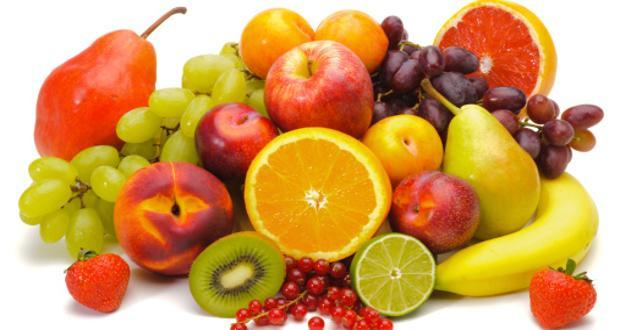
//> input picture StepperMotorControl/testCV/fruits.jpg, 620 x 330 px, given in place of the camera
$ ./cannyEdgeDetection   (built with g++ and OpenCV 4)
//> lines starting //> are read from the running program, lines starting //| are printed output that depends on the picture
#include <opencv.hpp>
#include <highgui.hpp>
#include <stdlib.h>
#include <stdio.h>

using namespace cv;
using namespace std;

/// Global variables

Mat src, src_gray;
Mat dst, detected_edges;

int edgeThresh = 1;
int lowThreshold;
int const max_lowThreshold = 100;
int ratio = 3;
int kernel_size = 3;
std::string window_name = "Edge Map";

/**
 * @function CannyThreshold
 * @brief Trackbar callback - Canny thresholds input with a ratio 1:3
 */
void CannyThreshold(int, void*)
{
  /// Reduce noise with a kernel 3x3
  blur( src_gray, detected_edges, Size(2,2) );

  /// Canny detector
  Canny( detected_edges, detected_edges, lowThreshold, lowThreshold*ratio, kernel_size );

  /// Using Canny's output as a mask, we display our result
  dst = Scalar::all(0);

  src.copyTo( dst, detected_edges);
  imshow("Original", src);
  imshow( window_name, dst );
 }


/** @function main */
int main(void)
{
  /// Load an image
  // src = imread( argv[1] );

  VideoCapture capture;
  capture.open(0);
  if(!capture.isOpened()){
    std::cout<<"ERROR ACQUIRING VIDEO FEED\n";
    getchar();
    return -1;
  }

  while(1){

    capture.read(src);
//> src is the input picture: 330 rows x 620 cols, CV_8UC3; mean B, G, R 91.9, 156.1, 209.8

    /// Create a matrix of the same type and size as src (for dst)
    dst.create( src.size(), src.type() );

    /// Convert the image to grayscale
    cvtColor( src, src_gray, CV_BGR2GRAY );
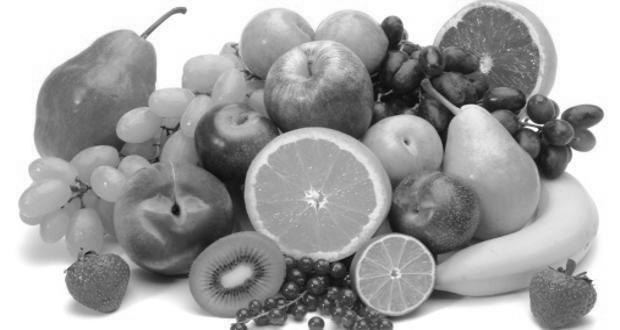
//> src_gray: 330 rows x 620 cols, CV_8UC1; min 9, max 255, mean 164.8

    /// Create a window
    namedWindow( window_name, CV_WINDOW_AUTOSIZE );

    /// Create a Trackbar for user to enter threshold
    createTrackbar( "Min Threshold:", window_name, &lowThreshold, max_lowThreshold, CannyThreshold );

    /// Show the image
    CannyThreshold(0, 0);
//> in CannyThreshold, `Canny( detected_edges, detected_edges, lowThreshold, lowThreshold*rati..`:
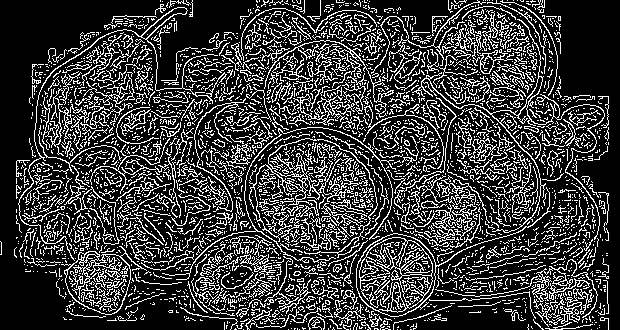
//> detected_edges: 330 rows x 620 cols, CV_8UC1; 23.2% white in thin lines or dots
//> in CannyThreshold, `src.copyTo( dst, detected_edges);`:
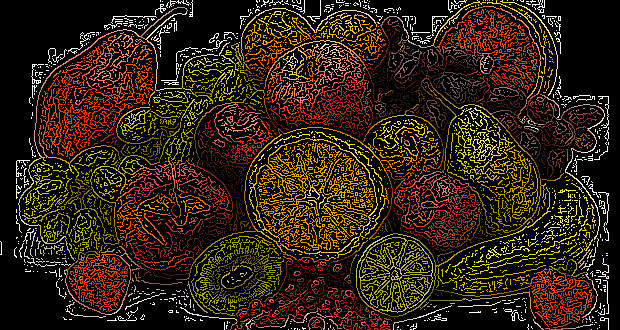
//> dst: 330 rows x 620 cols, CV_8UC3; mean B, G, R 13.4, 30.9, 46.7

    /// Wait until user exit program by pressing a key
    waitKey(5);
  }

  return 0;
  }
